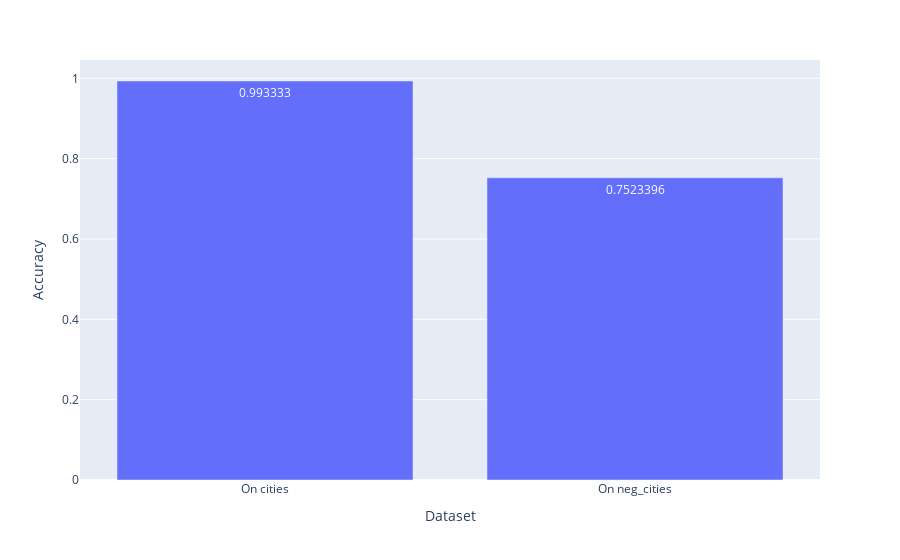

Notebook code cell kept with this figure:
### Code cell
dm = DataManager()
for dataset in ['cities']:
    dm.add_dataset(dataset, 'llama-2-13b', 14, label='label', center=False, split=0.8)
acts, labels = dm.get('train')
probe = LRProbe.from_data(acts, labels)
acts, labels = dm.get('val')
val_acc = (probe(acts).round() == labels).float().mean()

for dataset in ['neg_cities']:
    dm.add_dataset(dataset, 'llama-2-13b', 14, label='label', center=False, split=None)
acts, labels = dm.get('all')
test_acc = (probe(acts).round() == labels).float().mean()

px.bar(x=['On cities', 'On neg_cities'], y=[val_acc, test_acc], text_auto=True).update_xaxes(title='Dataset').update_yaxes(title='Accuracy')

### Figure 1 — Plotly figure (JSON) as saved in the notebook; plotly's stock layout.template omitted (floating-point values rounded to 4 significant figures)
{"data": [{"alignmentgroup": "True", "hovertemplate": "x=%{x}<br>y=%{y}<extra></extra>", "legendgroup": "", "marker": {"color": "#636efa", "pattern": {"shape": ""}}, "name": "", "offsetgroup": "", "orientation": "v", "showlegend": false, "textposition": "auto", "texttemplate": "%{y}", "type": "bar", "x": ["On cities", "On neg_cities"], "xaxis": "x", "y": [0.9933, 0.7523], "yaxis": "y"}], "layout": {"barmode": "relative", "legend": {"tracegroupgap": 0}, "margin": {"t": 60}, "xaxis": {"anchor": "y", "domain": [0, 1], "title": {"text": "Dataset"}}, "yaxis": {"anchor": "x", "domain": [0, 1], "title": {"text": "Accuracy"}}}}
